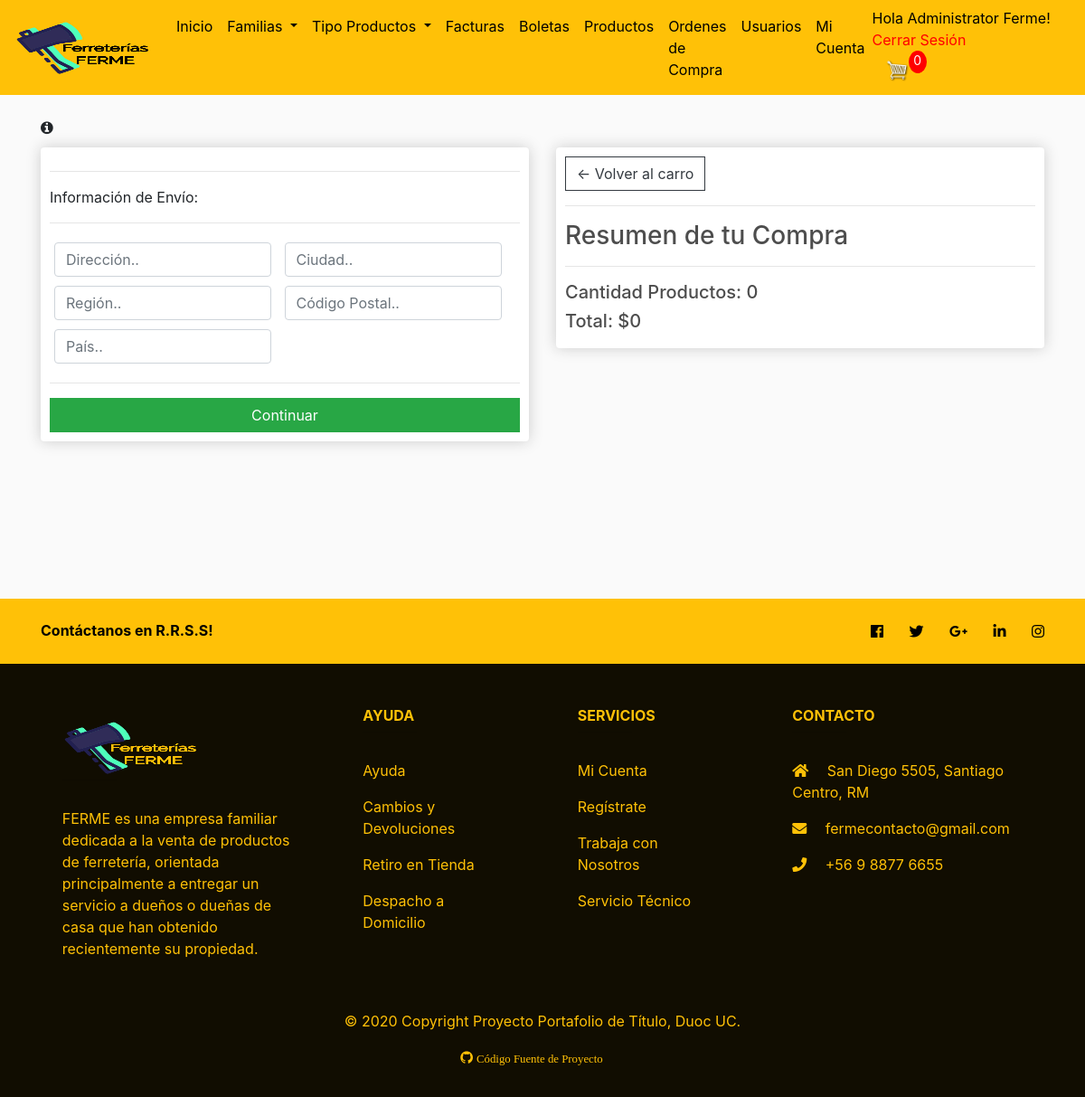
/checkout/ (signed in), run on an earlier commit of the app's database.
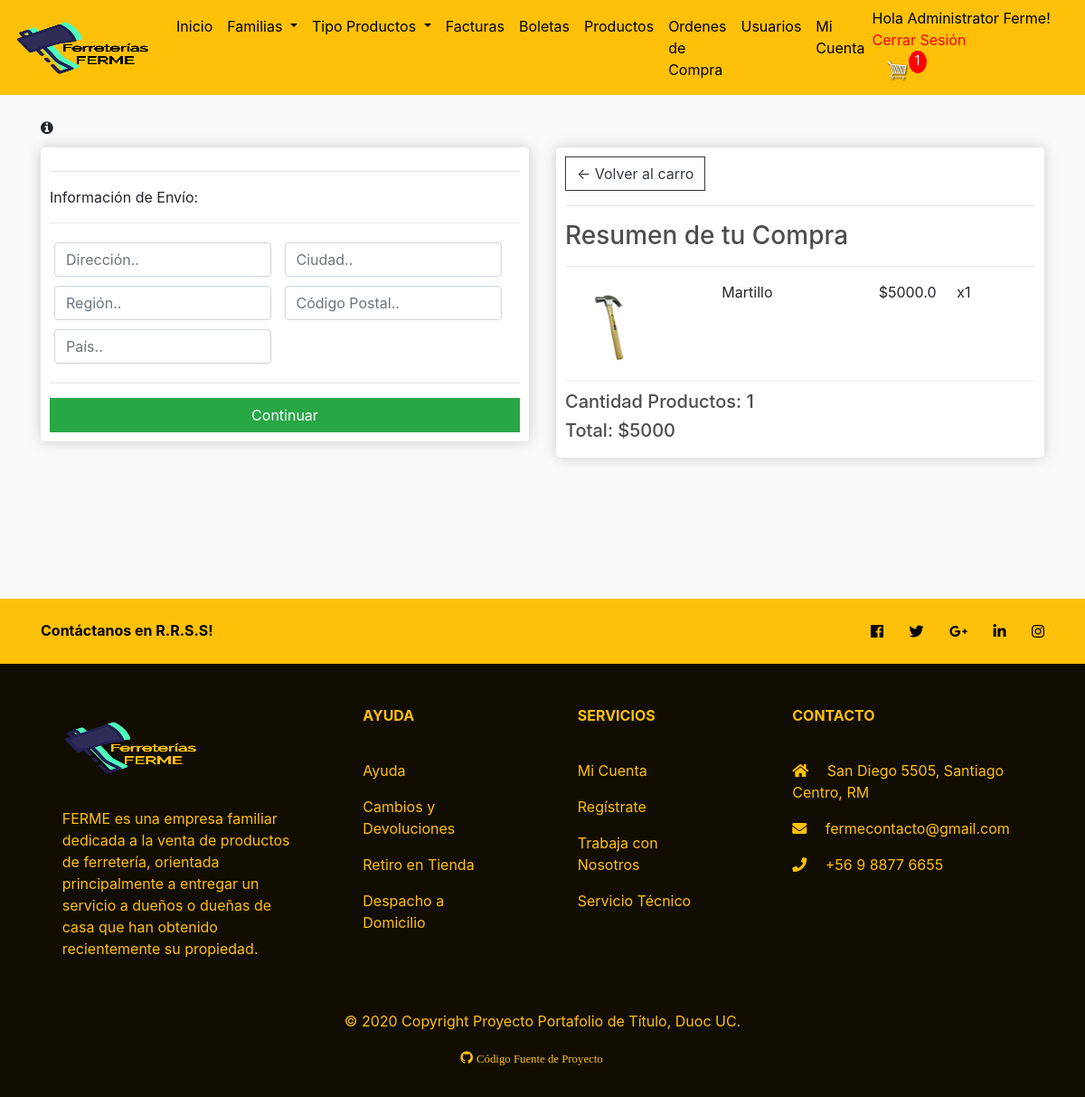
And on a later commit of the database.
### store/models.py (models this page shows, shortened)
class Order(models.Model):
    usuario = models.ForeignKey(Profile, on_delete=models.SET_NULL, null=True, blank=True)
    date_ordered = models.DateTimeField(auto_now_add=True)
    complete = models.BooleanField(default=False, null=True, blank=False)
    transaction_id = models.CharField(max_length=100, null=True)
    @property
    def shipping(self):
        shipping = True
        orderitems = self.orderitems_set.all()
        for i in orderitems:
            if i.product.despacho == True:
                shipping = True
        return shipping
    @property
    def get_cart_total(self):
        orderitems = self.orderitems_set.all()
        total = sum([item.get_total for item in orderitems])
        return total
    @property
    def get_cart_items(self):
        orderitems = self.orderitems_set.all()
        total = sum([item.quantity for item in orderitems])
        return total

class OrderItems(models.Model):
    product = models.ForeignKey(Producto, on_delete=models.SET_NULL, null=True)
    order = models.ForeignKey(Order, on_delete=models.SET_NULL, null=True)
    quantity = models.IntegerField(default=0, null=True, blank=True)
    date_added = models.DateTimeField(auto_now=True)
    @property
    def get_total(self):
        total = self.product.price * self.quantity
        return total

class Producto(models.Model):
    name = models.CharField(max_length=200)
    sku = models.CharField(max_length=200, null=True)
    price = models.FloatField()
    despacho = models.BooleanField(default=False, null=True, blank=True)
    fecha_exp = models.CharField(max_length=10,default='31/12/2020', null=True, blank=True)
    stock = models.IntegerField(default=0, null=True, blank=True)
    critic_stock = models.IntegerField(default=10, null=True, blank=True)
    image = models.ImageField(null=True, blank=True)
    proveedor = models.ForeignKey(Supplier, on_delete=models.SET_NULL, null=True, blank=True)
    familia = models.ForeignKey(FamiliaProducto, on_delete=models.SET_NULL, null=True, blank=True)
    tipo_producto = models.ForeignKey(TipoProducto, on_delete=models.SET_NULL, null=True, blank=True)
    @property
    def imageURL(self):
        try:
            url = self.image.url
        except:
            url = ''
        return url

### store/views.py (the view)
# urls.py: path('checkout/', views.checkout, name="checkout"),
def checkout(request):
    data = cartData(request)
    cartItems = data['cartItems']
    order = data['order']
    items = data['items']
    context = {'items':items, 'order':order, 'cartItems': cartItems}
    return render(request, 'store/checkout.html', context)

### store/models.py (called while the page is built)
    @property
    def is_admin(self):
        admin = False
        tipo = self.profile.tipo
        if (tipo == 'Administrator'):
            admin = True
        else:
            admin = False
        return admin

### store/utils.py (called while the page is built)
def cartData(request):
    if request.user.is_authenticated:
        usuario = request.user.profile
        order, created = Order.objects.get_or_create(usuario=usuario, complete=False)
        items = order.orderitems_set.all()
        cartItems = order.get_cart_items
    else:
        cookieData = cookieCart(request)
        cartItems = cookieData['cartItems']
        order = cookieData['order']
        items = cookieData['items']
    return {'cartItems':cartItems, 'order':order, 'items':items}

### store/templates/store/checkout.html (shortened to what this page needs)
{% extends 'store/main.html' %}
{% load static %}
{% block content %}
<a data-toggle="modal" data-target="#exampleModalInfo"><i class="fa fa-info-circle" aria-hidden="true"></i></a>
     <div class="row">
		<div class="col-lg-6">
			<div class="box-element" id="form-wrapper">
				<form id="form">
					<div id="shipping-info">
						<hr>
						<p>Información de Envío:</p>
						<hr>
						<div class="form-field">
							<input class="form-control" type="text" name="address" placeholder="Dirección..">
						</div>
						<div class="form-field">
							<input class="form-control" type="text" name="city" placeholder="Ciudad..">
						</div>
						<div class="form-field">
							<input class="form-control" type="text" name="state" placeholder="Región..">
						</div>
						<div class="form-field">
							<input class="form-control" type="text" name="zipcode" placeholder="Código Postal..">
						</div>
						<div class="form-field">
							<input class="form-control" type="text" name="country" placeholder="País..">
						</div>
					</div>
					<hr>
					<input id="form-button" class="btn btn-success btn-block" type="submit" value="Continuar">
				</form>
			</div>
			<br>
		</div>
		<div class="col-lg-6">
			<div class="box-element">
				<a  class="btn btn-outline-dark" href="{% url 'cart' %}">&#x2190; Volver al carro</a>
				<hr>
				<h3>Resumen de tu Compra</h3>
				<hr>
				{% for item in items %}
				<div class="cart-row">
					<div style="flex:2"><img class="row-image" src="{{item.product.imageURL}}"></div>
					<div style="flex:2"><p>{{item.product.name}}</p></div>
					<div style="flex:1"><p>${{item.product.price}}</p></div>
					<div style="flex:1"><p>x{{item.quantity}}</p></div>
				</div>
				{% endfor %}
				<h5>Cantidad Productos:   {{order.get_cart_items}}</h5>
				<h5>Total:   ${{order.get_cart_total|floatformat:0}}</h5>
			</div>
		</div>
	</div>
{% endblock content %}

### store/templates/store/main.html (shortened to what the changed rows need)
<!DOCTYPE html>
{% load static %}
<html>
<head>
	<link rel="stylesheet" href="https://stackpath.bootstrapcdn.com/bootstrap/4.4.1/css/bootstrap.min.css">
	<link rel="stylesheet" type="text/css" href="{% static 'css/main.css' %}">
	<link rel="stylesheet" href="https://use.fontawesome.com/releases/v5.6.1/css/all.css">
	<link rel="stylesheet" href="https://cdnjs.cloudflare.com/ajax/libs/font-awesome/4.7.0/css/font-awesome.min.css" >
</head>
<body>
	<nav class="navbar navbar-expand-lg navbar-dark bg-dark">
	    <div class="form-inline my-2 my-lg-0">
			{% if user.is_authenticated  %}
			<div style="padding-right: 10px; color: black;">Hola {{ user.profile.tipo }} {{ user.profile.name }}!
			<br><a href="{% url 'logout' %}" style="color: red;">Cerrar Sesión</a></div>
			{% else %}
  			<div style="padding-right: 10px; color: black;">No estás registrado
			<br><a href="{% url 'login' %}" style="color: green;">Iniciar Sesión</a></div>
			{% endif %}
	     	<a href="{% url 'cart' %}">
	    		<img  id="cart-icon" src="{% static 'img/cart.png' %}">
	    	</a>
	    	<p id="cart-total">{{cartItems}}</p>
	    </div>
	</nav>
    <div class="container">
            <br>
            {% block content %}
            {% endblock content %}
    </div>
</body>
</html>

What changed in the data, as far as the page shows it:
added OrderItems: product.imageURL (picture), product.name "Martillo", product.price "5000.0", quantity "1"
computed for Order: get_cart_items "0" → "1"; get_cart_total "0" → "5000"
Also different on the page:
{{ cartItems }}: "0" → "1"
